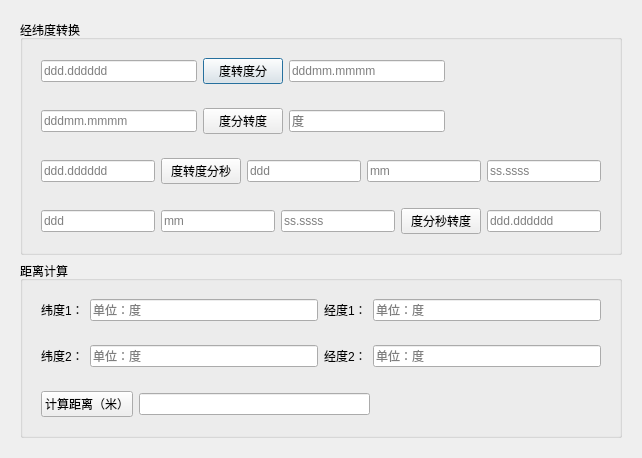
<?xml version="1.0" encoding="UTF-8"?>
<ui version="4.0">
 <class>Dialog</class>
 <widget class="QDialog" name="Dialog">
  <property name="geometry">
   <rect>
    <x>0</x>
    <y>0</y>
    <width>642</width>
    <height>444</height>
   </rect>
  </property>
  <property name="windowTitle">
   <string>距离计算工具</string>
  </property>
  <layout class="QVBoxLayout" name="verticalLayout">
   <item>
    <widget class="QWidget" name="widget" native="true">
     <layout class="QVBoxLayout" name="verticalLayout_4">
      <item>
       <widget class="QGroupBox" name="groupBox_6">
        <property name="title">
         <string>经纬度转换</string>
        </property>
        <layout class="QVBoxLayout" name="verticalLayout_2">
         <item>
          <widget class="QWidget" name="widget_m_1" native="true">
           <layout class="QHBoxLayout" name="horizontalLayout">
            <item>
             <widget class="QLineEdit" name="lineEdit_dd_1">
              <property name="placeholderText">
               <string>ddd.dddddd</string>
              </property>
             </widget>
            </item>
            <item>
             <widget class="QPushButton" name="pushButton_dd2dm">
              <property name="text">
               <string>度转度分</string>
              </property>
             </widget>
            </item>
            <item>
             <widget class="QLineEdit" name="lineEdit_dm_1">
              <property name="placeholderText">
               <string>dddmm.mmmm</string>
              </property>
             </widget>
            </item>
            <item>
             <spacer name="horizontalSpacer">
              <property name="orientation">
               <enum>Qt::Horizontal</enum>
              </property>
              <property name="sizeHint" stdset="0">
               <size>
                <width>40</width>
                <height>20</height>
               </size>
              </property>
             </spacer>
            </item>
           </layout>
          </widget>
         </item>
         <item>
          <widget class="QWidget" name="widget_4" native="true">
           <layout class="QHBoxLayout" name="horizontalLayout_3">
            <item>
             <widget class="QLineEdit" name="lineEdit_dm_2">
              <property name="placeholderText">
               <string>dddmm.mmmm</string>
              </property>
             </widget>
            </item>
            <item>
             <widget class="QPushButton" name="pushButton_dm2dd">
              <property name="text">
               <string>度分转度</string>
              </property>
             </widget>
            </item>
            <item>
             <widget class="QLineEdit" name="lineEdit_dd_2">
              <property name="text">
               <string/>
              </property>
              <property name="placeholderText">
               <string>度</string>
              </property>
             </widget>
            </item>
            <item>
             <spacer name="horizontalSpacer_2">
              <property name="orientation">
               <enum>Qt::Horizontal</enum>
              </property>
              <property name="sizeHint" stdset="0">
               <size>
                <width>40</width>
                <height>20</height>
               </size>
              </property>
             </spacer>
            </item>
           </layout>
          </widget>
         </item>
         <item>
          <widget class="QWidget" name="widget_3" native="true">
           <layout class="QHBoxLayout" name="horizontalLayout_2">
            <item>
             <widget class="QLineEdit" name="lineEdit_dd_3">
              <property name="placeholderText">
               <string>ddd.dddddd</string>
              </property>
             </widget>
            </item>
            <item>
             <widget class="QPushButton" name="pushButton_dd2dms">
              <property name="text">
               <string>度转度分秒</string>
              </property>
             </widget>
            </item>
            <item>
             <widget class="QLineEdit" name="lineEdit_d_3">
              <property name="text">
               <string/>
              </property>
              <property name="placeholderText">
               <string>ddd</string>
              </property>
             </widget>
            </item>
            <item>
             <widget class="QLineEdit" name="lineEdit_m_3">
              <property name="text">
               <string/>
              </property>
              <property name="placeholderText">
               <string>mm</string>
              </property>
             </widget>
            </item>
            <item>
             <widget class="QLineEdit" name="lineEdit_s_3">
              <property name="text">
               <string/>
              </property>
              <property name="placeholderText">
               <string>ss.ssss</string>
              </property>
             </widget>
            </item>
           </layout>
          </widget>
         </item>
         <item>
          <widget class="QWidget" name="widget_5" native="true">
           <layout class="QHBoxLayout" name="horizontalLayout_4">
            <item>
             <widget class="QLineEdit" name="lineEdit_d_4">
              <property name="placeholderText">
               <string>ddd</string>
              </property>
             </widget>
            </item>
            <item>
             <widget class="QLineEdit" name="lineEdit_m_4">
              <property name="placeholderText">
               <string>mm</string>
              </property>
             </widget>
            </item>
            <item>
             <widget class="QLineEdit" name="lineEdit_s_4">
              <property name="text">
               <string/>
              </property>
              <property name="placeholderText">
               <string>ss.ssss</string>
              </property>
             </widget>
            </item>
            <item>
             <widget class="QPushButton" name="pushButton_dms2dd">
              <property name="text">
               <string>度分秒转度</string>
              </property>
             </widget>
            </item>
            <item>
             <widget class="QLineEdit" name="lineEdit_dd_4">
              <property name="text">
               <string/>
              </property>
              <property name="placeholderText">
               <string>ddd.dddddd</string>
              </property>
             </widget>
            </item>
           </layout>
          </widget>
         </item>
        </layout>
       </widget>
      </item>
      <item>
       <widget class="QGroupBox" name="groupBox">
        <property name="title">
         <string>距离计算</string>
        </property>
        <layout class="QVBoxLayout" name="verticalLayout_3">
         <item>
          <widget class="QWidget" name="widget_6" native="true">
           <layout class="QHBoxLayout" name="horizontalLayout_5">
            <item>
             <widget class="QLabel" name="label_10">
              <property name="text">
               <string>纬度1：</string>
              </property>
             </widget>
            </item>
            <item>
             <widget class="QLineEdit" name="lineEdit_lat1">
              <property name="placeholderText">
               <string>单位：度</string>
              </property>
             </widget>
            </item>
            <item>
             <widget class="QLabel" name="label_8">
              <property name="text">
               <string>经度1：</string>
              </property>
             </widget>
            </item>
            <item>
             <widget class="QLineEdit" name="lineEdit_lon1">
              <property name="placeholderText">
               <string>单位：度</string>
              </property>
             </widget>
            </item>
           </layout>
          </widget>
         </item>
         <item>
          <widget class="QWidget" name="widget_9" native="true">
           <layout class="QHBoxLayout" name="horizontalLayout_6">
            <item>
             <widget class="QLabel" name="label_11">
              <property name="text">
               <string>纬度2：</string>
              </property>
             </widget>
            </item>
            <item>
             <widget class="QLineEdit" name="lineEdit_lat2">
              <property name="placeholderText">
               <string>单位：度</string>
              </property>
             </widget>
            </item>
            <item>
             <widget class="QLabel" name="label_9">
              <property name="text">
               <string>经度2：</string>
              </property>
             </widget>
            </item>
            <item>
             <widget class="QLineEdit" name="lineEdit_lon2">
              <property name="placeholderText">
               <string>单位：度</string>
              </property>
             </widget>
            </item>
           </layout>
          </widget>
         </item>
         <item>
          <widget class="QWidget" name="widget_8" native="true">
           <layout class="QHBoxLayout" name="horizontalLayout_7">
            <item>
             <widget class="QPushButton" name="pushButton_2distance">
              <property name="text">
               <string>计算距离（米）</string>
              </property>
             </widget>
            </item>
            <item>
             <widget class="QLineEdit" name="lineEdit_distance">
              <property name="text">
               <string/>
              </property>
             </widget>
            </item>
            <item>
             <spacer name="horizontalSpacer_3">
              <property name="orientation">
               <enum>Qt::Horizontal</enum>
              </property>
              <property name="sizeHint" stdset="0">
               <size>
                <width>40</width>
                <height>20</height>
               </size>
              </property>
             </spacer>
            </item>
           </layout>
          </widget>
         </item>
        </layout>
       </widget>
      </item>
     </layout>
    </widget>
   </item>
  </layout>
 </widget>
 <resources/>
 <connections/>
</ui>
